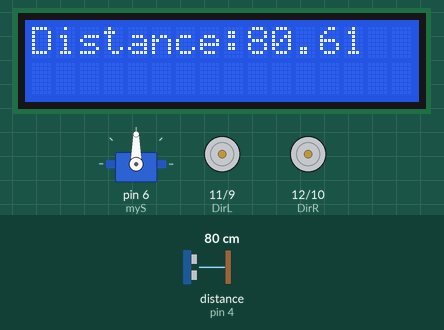
Recording of a sketch running on a simulated Arduino Uno, built with avr-gcc and run on an emulated ATmega328P. Parts: 16×2 character LCD, servo, direction and speed pins drawn as motors (green arrow = direction pin HIGH = forward, orange = LOW = backward, longer = more drive). Wiring (inferred from the names in the program): ultrasonic range finder: trigger pin 8; echo pin 4. The inputs (shaded band) are chosen by the test bench; at power-on: distance to the obstacle (sensor on pin 4) 80 cm. The echo pulse lasts 58.3 µs per cm.

Above: at 1.2 s.
1.3 s: distance to the obstacle (sensor on pin 4) set to 183 cm
At 2.7 s:
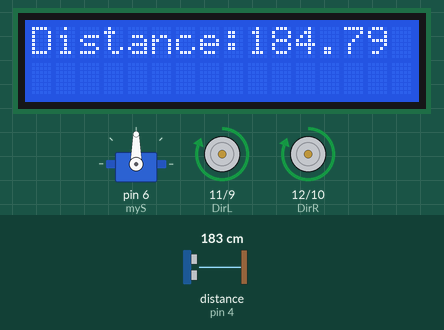
6.5 s: distance to the obstacle (sensor on pin 4) set to 82 cm
At 7.9 s:
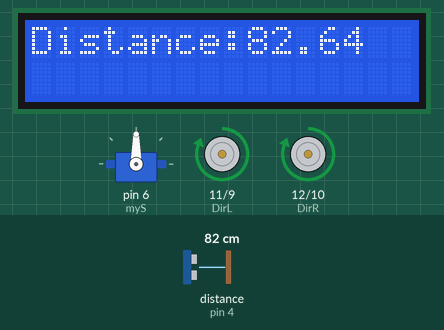
8.9 s: distance to the obstacle (sensor on pin 4) set to 74 cm
At 12.3 s:
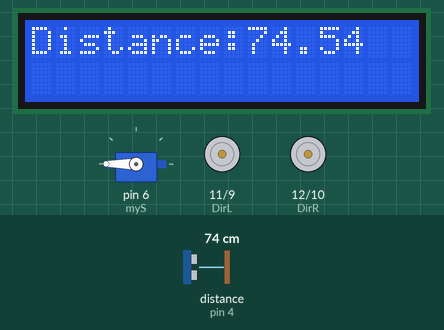
17.3 s: distance to the obstacle (sensor on pin 4) set to 120 cm
At 19.5 s:
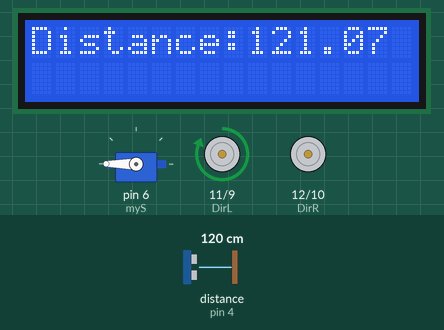
Timing chart, 0 to 21.6 s (numbered marks = the images above; inputs shaded):
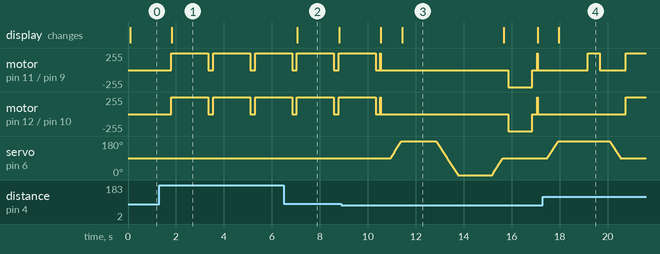

Measured:
- the behaviour switches between 80 and 79 cm on distance to the obstacle (sensor on pin 4) (found by bisection; images 2 and 3)
- after the input at 1.3 s, the display: changes after 0.53 s (image 1)
- after the input at 6.5 s, the display: changes after 0.57 s (image 2)
- after the input at 8.9 s, the display: first changes after 1.6 s (image 3 shows a later state)
- after the input at 17.3 s, motor on pin 11 (DirL) / pin 9 (PwmL): stopped → forward 255/255 after 1.9 s, → stopped 0.50 s later, → forward 255/255 1.1 s later; motor on pin 12 (DirR) / pin 10 (PwmR): stopped → forward 255/255 after 3.5 s; the display: changes after 0.67 s (image 4)
- what the display in image 2 shows lasts 1.7 s, from 7.1 s to 8.8 s

The sketch:

AppiedElectronics.ino
```cpp
//期末專題

//函式庫
#include <Servo.h>
#include <Wire.h>
#include <LiquidCrystal_I2C.h>
LiquidCrystal_I2C lcd(0x3F,16,2);

/*Pin註解

A4  LCD SCL
A5  LCD SDA
D4  超音波echoPin
D6  RCServo
D8  超音波trigPin
D9  馬達PwmL
D10 馬達PwmR
D11 馬達DirL
D12 馬達DirR

*/

//定義接腳
#define trigPin   8
#define echoPin   4
#define DirL 11
#define DirR 12
#define PwmL 9
#define PwmR 10

//變數宣告
float dist;
float speed = 0.0347; //declare speed of sound in air @ room temp;
float pingTime;       //declare variable for containing echo time;
Servo myS;

//定義函式--發射超音波&計算距離
void distance_calculate(){
  digitalWrite(trigPin, LOW);
  delayMicroseconds(2);
  digitalWrite(trigPin, HIGH);
  delayMicroseconds(10);
  digitalWrite(trigPin, LOW);
  pingTime = pulseIn(echoPin, HIGH);  //讀取反彈聲波(echoPin)
  dist = pingTime*speed/2;            //計算距離
}

//定義函式--LCD顯示
void LCDview(){
  lcd.clear();
  lcd.setCursor(0,0);
  lcd.print("Distance:");
  lcd.print(dist);
}

//定義函式--車車眼睛(左轉)
void Eye_Left(){
  for(int i = 90; i <= 180; i=i+1){
    myS.write(i);
    delay(5);}
}
void Eye_Left_O(){
  for(int i = 180; i >=90; i=i-1){
    myS.write(i);
    delay(5);}
}

//定義函式--車車眼睛(右轉)
void Eye_Right(){
  for(int i = 90; i >=0; i=i-1){
    myS.write(i);
    delay(5);}
}
void Eye_Right_O(){
  for(int i = 0; i <=90; i=i+1){
    myS.write(i);
    delay(5);}
}

//定義函式--直走(H)&後退(L)&轉彎
void cM(int dL,int dR,int sL,int sR){
  digitalWrite(PwmL,0);
  digitalWrite(PwmR,0);
  delay(200);
  digitalWrite(DirL,dL);
  digitalWrite(DirR,dR);
  analogWrite(PwmL,sL);
  analogWrite(PwmR,sR);
}


//程式開始--初始化
void setup() {
  pinMode(DirL,OUTPUT);
  pinMode(DirR,OUTPUT);
  pinMode(trigPin,OUTPUT);
  pinMode(echoPin,INPUT);
  lcd.init();
  lcd.backlight();
  //Serial.begin(9600);
  myS.attach(6); //RCServo接腳
  myS.write(90); //0-180
}

//程式迴圈
void loop(){

  //計算距離
  distance_calculate();
  LCDview();

  if(dist < 80){//前方有障礙物
    cM(HIGH,HIGH,0,0);//停車
    delay(200);
    Eye_Left();
    distance_calculate();
    LCDview();
    delay(1000);
    if(dist >= 80){//左側無障礙物
      cM(HIGH,HIGH,255,0);//左轉
      delay(500);
      cM(HIGH,HIGH,0,0);//停車
      delay(200);
      Eye_Left_O();
      distance_calculate();
      LCDview();
    }else{//左側有障礙物，掃右側
      cM(HIGH,HIGH,0,0);//停車
      delay(200);
      Eye_Left_O();
      Eye_Right();
      distance_calculate();
      LCDview();
      delay(1000);
      if(dist >= 80){//右側無障礙物
        cM(HIGH,HIGH,0,255);//右轉
        delay(1000);
        cM(HIGH,HIGH,0,0);
        delay(200);
        Eye_Right_O();
        distance_calculate();
        LCDview();
      }else{//前方和左右皆有障礙物
        cM(HIGH,HIGH,0,0);
        delay(200);
        Eye_Right_O();
        distance_calculate();
        LCDview();
        cM(LOW,LOW,255,255);
        delay(1000);
      }
    }
  }else{
    delay(1500);
    LCDview();
  }

  //車車直走
  cM(HIGH,HIGH,255,255);

}//程式碼結束
```
